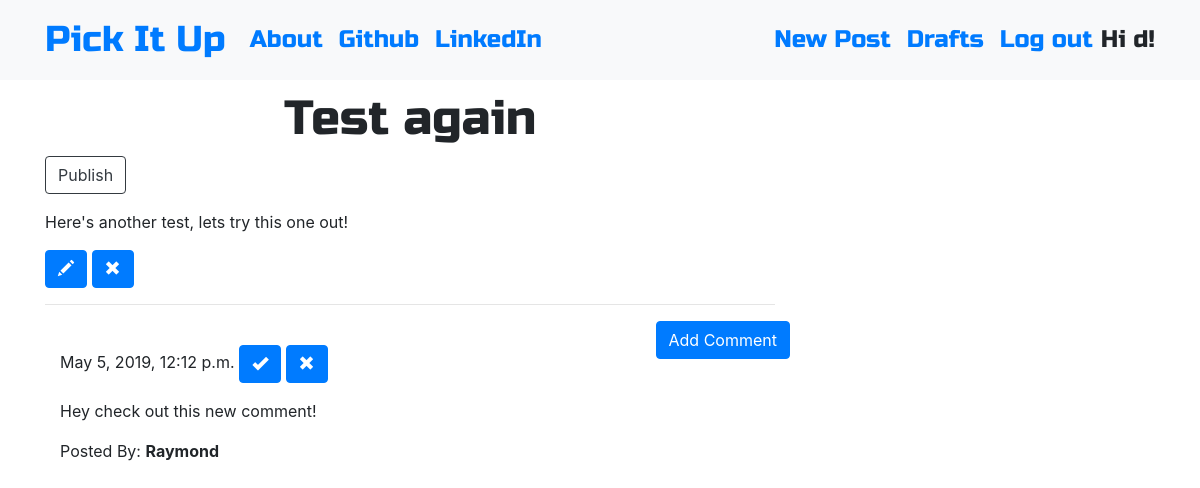
Screenshot of /post/3 (signed in) with the database file from the repository.
### blog/models.py (models this page shows, shortened)
class Post(models.Model):
    author = models.ForeignKey("auth.User", on_delete=models.CASCADE)
    title = models.CharField(max_length=100)
    text = models.TextField()  # no max length to cap blogpost
    created_date = models.DateTimeField(
        default=timezone.now, auto_now=False, auto_now_add=False)
    published_date = models.DateTimeField(
        blank=True, null=True, auto_now=False, auto_now_add=False)  # field can be blank or null in case we don't publish or leave it off entirely
    def publish(self):
        self.published_date = timezone.now()
        self.save()

class Comment(models.Model):
    post = models.ForeignKey(
        "blog.Post", related_name='comments', on_delete=models.CASCADE)  # connect each post to a blogpost
    author = models.CharField(max_length=200)
    text = models.TextField()
    created_date = models.DateTimeField(
        default=timezone.now, auto_now=False, auto_now_add=False)
    approved_comment = models.BooleanField(default=False)

### blog/views.py (the view)
# urls.py: path('post/<int:pk>', views.PostDetailView.as_view(), name='post_detail'),
class PostDetailView(DetailView):
    model = Post

### blog/templates/blog/post_detail.html
{% extends 'blog/base.html'%}
{% block content %}
<h1 class="posttitle loader">{{post.title}}</h1>
{% if post.published_date %}
<div class="date postdate">{{post.published_date}}</div>
{% else %}
<a class="btn btn-outline-dark" href="{% url 'post_publish' pk=post.pk %}">Publish</a>
{% endif %}
<p class="postcontent">{{post.text|safe|linebreaksbr}}</p>
{% if user.is_authenticated %}
<a class="btn btn-primary loader" href="{% url 'post_edit' pk=post.pk %}">
    <span class="glyphicon glyphicon-pencil"></span>
</a>
<a class="btn btn-primary loader" href="{% url 'post_remove' pk=post.pk %}">
    <span class="glyphicon glyphicon-remove"></span>
</a>
{% endif %}
<hr>
<a class="btn btn-primary btn-comment loader" href="{% url 'add_comment_to_post' pk=post.pk %}">Add Comment</a>
<div class="container">
    {% for comment in post.comments.all %}
    <br>
    {% if user.is_authenticated or comment.approved_comment %}
    {{comment.created_date}}
    {% if not comment.approved_comment %}
    <a class="btn btn-primary loader" href="{% url 'comment_approve' pk=comment.pk %}">
        <span class="glyphicon glyphicon-ok"></span>
    </a>
    <a class="btn btn-primary loader" href="{% url 'comment_remove' pk=comment.pk %}">
        <span class="glyphicon glyphicon-remove"></span>
    </a>
    {% endif %}
    <p>{{comment.text|safe|linebreaks}}</p>
    <p>Posted By: <strong>{{comment.author}}</strong></p>
    {% endif %}
    {% empty %}
    <p>No Comments</p>
    {% endfor %}
</div>
{% endblock %}

### blog/templates/blog/base.html (shortened to what this page needs)
<!DOCTYPE html>
{% load static %}
<html>
<head>
    <link rel="stylesheet" href="https://stackpath.bootstrapcdn.com/bootstrap/4.1.3/css/bootstrap.min.css"
>
    <link rel="stylesheet" href="https://stackpath.bootstrapcdn.com/bootstrap/4.1.0/css/bootstrap.min.css">
    <link href="https://maxcdn.bootstrapcdn.com/font-awesome/4.7.0/css/font-awesome.min.css" rel="stylesheet">
    <link href="https://maxcdn.bootstrapcdn.com/font-awesome/4.7.0/css/font-awesome.min.css" rel="stylesheet">
    <link rel="stylesheet" href="//cdn.jsdelivr.net/medium-editor/latest/css/medium-editor.min.css" type="text/css"
        media="screen" charset="utf-8">
    <link rel="stylesheet" href="{% static 'css/blog.css' %}">
    <link href="https://maxcdn.bootstrapcdn.com/font-awesome/4.7.0/css/font-awesome.min.css" rel="stylesheet">
</head>
<body class=''>
    <nav class="navbar navbar-expand-lg bg-light techfont">
        <div class="container">
            <div class="navbar-nav align-items-center">
                <a class="navbar-brand bigbrand" href="{% url 'post_list' %}">Pick It Up</a>
                <a class="nav-item nav-link" href="{% url 'about' %}">About</a>
                <a class="nav-item nav-link" href="https://www.github.com">Github</a>
                <a class="nav-item nav-link" href="https://www.linkedin.com">LinkedIn</a>
            </div>
            <div class="navbar-nav align-items-center ml-auto">
                {% if user.is_authenticated %}
                <a class="nav-item nav-link" href="{% url 'post_new' %}">New Post</a>
                <a class="nav-item nav-link" href="{% url 'post_draft_list' %}">Drafts</a>
                <a class="nav-item nav-link" href="{% url 'logout' %}">Log out</a>
                <a>Hi {{ user.username }}!</a>
                {% else %}
                <a class="nav-item nav-link" href="{% url 'login' %}" aria-label="Login">
                    <span class="fa fa-user" aria-hidden="true"></span></a>
                {% endif %}
            </div>
        </div>
    </nav>
    <div class="content container">
        <div class="row">
            <div class="col-md-8">
                <div class="blog_posts">
                    {% block content %}
                    {% endblock %}
                </div>
            </div>
        </div>
    </div>
</body>
</html>

### blog/static/css/blog.css (style rules this page uses)
.techfont { font-family: 'Russo One', sans-serif; font-size: 1.5em; margin-bottom: 10px; }
.posttitle { font-family: 'Russo One', sans-serif; font-size: 3em; text-align: center; }
.postcontent { font-family: 'Montserrat'; font-size: 1.5em; }
.btn-comment { position: absolute; right: 0px; }
.bigbrand { font-size: 1.5em; }
.glyphicon { position: relative; top: 1px; display: inline-block; font-family: 'Glyphicons Halflings'; font-style: normal; font-weight: normal; line-height: 1; -webkit-font-smoothing: antialiased; }
.glyphicon-pencil:before { content: "\270f"; }
.glyphicon-ok:before { content: "\e013"; }
.glyphicon-remove:before { content: "\e014"; }

### rows the page displays
Post: title "Test again", text "Here's another test, lets try this one out!"
Comment: created_date "May 5, 2019, 12:12 p.m.", approved_comment False (drawn), text "Hey check out this new comment!", author "Raymond"

### other values shown
{{ user.username }} "d"
